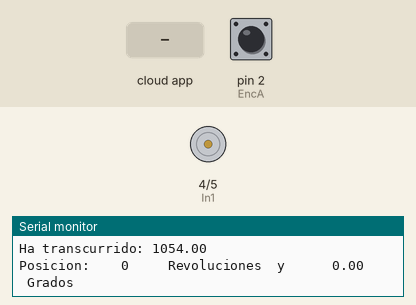
The sketch below on a simulated Arduino Uno, built with avr-gcc and run on an emulated ATmega328P. On the bench: motor-driver pin pairs drawn as motors (green arrow = first pin HIGH = forward, orange = second pin HIGH = backward, longer = more drive, scaled by the enable pin), the last lines printed to the serial monitor. The test bench sets the inputs (shaded band); at power-on: pin 2 (EncA) HIGH. The ROS host is connected and sends only what is stated.

Above: at 1.2 s.
1.3 s: the phone or cloud app sets cmd_pwm to -100
At 1.8 s:
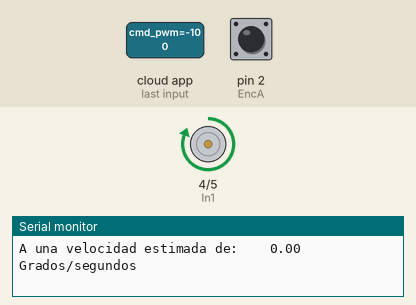
2.8 s: the phone or cloud app sets cmd_pwm to 0
At 3.6 s:
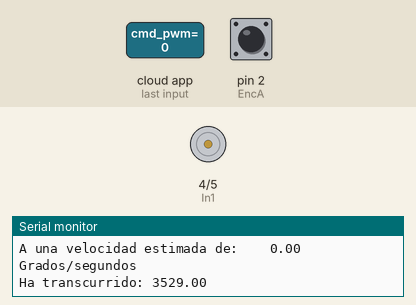
4.3 s: the phone or cloud app sets cmd_pwm to 100
At 4.9 s:
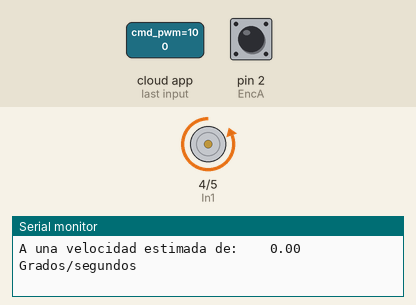
Timing chart, 0 to 7.3 s (numbered marks = the images above; inputs shaded):
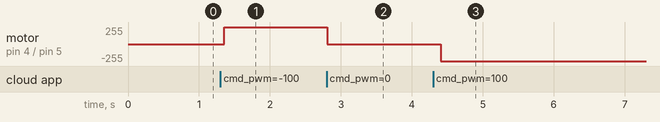

Measured:
- after the input at 1.3 s, motor on pin 4 (In1) / pin 5 (In2): stopped → forward 255/255 after 0.06 s
- after the input at 2.8 s, motor on pin 4 (In1) / pin 5 (In2): forward 255/255 → stopped at once
- after the input at 4.3 s, motor on pin 4 (In1) / pin 5 (In2): stopped → backward 255/255 after 0.11 s

The sketch:

retofinal.ino
```cpp
#include <ros.h>
#include <std_msgs/Float32.h>
#include <digitalWriteFast.h>
#include <SoftwareSerial.h>
float tiempo1 = 0;
float tiempo2 = 0;
float tiempoSegundos = 0;

const int variador = A0;  // Analog input pin that the potentiometer is attached to
const int EncA = 2;       // Entrada enconder A
const int EncB = 3;       // Entrada encoder B
const int In1 = 4;        //  Enable Puente H 1
const int In2 = 5;        //  Enable Puente H 2
const int EnA = 9;       //  PWM
int ciclo = 0;            // value output to the PWM (analog out)
int Vcc = 12;
int pot;
char opcion;
float conversion, posicion, posactual = 0, posanterior = 0, velocidad = 0;
float resolucion = 0.962;  //Definir resolución del encoderpulsos
int pulsos = 374;      //Número de pulsos a la salida del motorreductor
long contador = 0, contaux = 0, revoluciones;
volatile bool BSet = 0;
volatile bool ASet = 0;
float voltaje,duty;
int pwm = 0;
int pwm2 = 0;

float x;
ros::NodeHandle  nh;

void messageCb( const std_msgs::Float32& msg){

  x=msg.data;
  x=x*100;
  Serial.println(x);


  // change the analog out value:
  if(x >= 0 ){
  voltaje = x * (Vcc/1023.0);
  pwm = map(x, 0, 100, 0, 255);
  //Serial.println(pwm);
  analogWrite(EnA,pwm);
  digitalWrite(In1, LOW);
  digitalWrite(In2, HIGH);

  }
  else{
  voltaje = x * (Vcc/1023.0);
  pwm = map(x, -1,-100, 0,255);
  analogWrite(EnA,pwm);
  digitalWrite(In1, HIGH);
  digitalWrite(In2, LOW);
  //pwm=(pwm-1000);
  //Serial.println(pwm2);
  }


}
std_msgs::Float32 test;
ros::Subscriber<std_msgs::Float32> sub("cmd_pwm", messageCb );
ros::Publisher p("my_topic", &test);

void setup ()
{
  Serial.begin(9600);
  nh.initNode();
  nh.subscribe(sub);
  nh.advertise(p);
  pinMode(variador, INPUT);     //Pin declarado como entrada para leer el potenciómetro
  pinMode(EnA, OUTPUT);         //Salida de PWM
  pinMode(In1, OUTPUT);         //Pin declarado como salida para el motor
  pinMode(In2, OUTPUT);         //Pin declarado como salida para el motor
  pinMode(EncA, INPUT_PULLUP);          //Pin declarado como entrada, señal A del encoder de cuadratura
  pinMode(EncB, INPUT_PULLUP);          //Pin declarado como entrada, señal B del encoder de cuadratura
  attachInterrupt(0, Encoder, CHANGE);  //Leer señal A del encoder por interrupción, y asignar a Encoder
  tiempo1=millis();
}

void loop()
{
  tiempo2=millis();
  nh.spinOnce();
  if(tiempo2 > (tiempo1+1.5)){
    tiempo1 = millis();
    muestreo();

    tiempoSegundos = tiempo2;
    Serial.print("Ha transcurrido: ");
    Serial.println(tiempoSegundos);
    tiempo2=0;
    test.data = velocidad;
    p.publish( &test );
  }


  Serial.print ("Posicion:    ");
  Serial.print (revoluciones);
  Serial.print ("     Revoluciones  y      " );
  Serial.print (posicion);
  Serial.println ("    Grados" );
  Serial.print ("A una velocidad estimada de:    ");
  Serial.print (velocidad);
  Serial.println ("  Grados/segundos");
  Serial.println("");


}

//Función giro derecha del motor


//Función para realizar la lectura de las señales del encoder de cuadratura y
//definir el sentido de giro del motor
void Encoder()
{
  BSet = digitalReadFast(EncB);
  ASet = digitalReadFast(EncA);
  //Si ambas señales leidas son iguales, el motor gira en sentido antihorario
  //y se incrementa un contador para saber el número de lecturas
  if (BSet == ASet)
  {
    contador++;
    contaux++;
    posicion = contador * resolucion; //Convertir a grados
    posactual = contaux * resolucion;

    if (contador >= pulsos) //Contar por revoluciones
    {
      revoluciones++;
      contador = 0;
    }
  }
  //Si ambas señales leídas son distintas, el motor gira en sentido horario
  //y se decrementa un contador para saber el número de lecturas
  else
  {
    contador--;
    contaux--;
    posicion = contador * resolucion;
    posactual = contaux * resolucion; //Convertir a grados
    if (contador <= -pulsos) //Contar por revoluciones
    {
      revoluciones--;
      contador = 0;
    }
  }
}
//Función para estimar la velocidad por método de Euler
void muestreo()
{
  //Método de Euler para la estimación de la velocidad
  velocidad = ((posactual - posanterior) / 0.010); //Tiempo de muestreo = 0.015 segundos
  //Se pregunta por la velocidad, cuando hay una inversion de giro, para hacerla positiva
  if (velocidad < 0)
    velocidad = abs(velocidad);
    if(velocidad> 1000){
    velocidad= 1000;
    }
  //Actualizar la lectura de la posición anterior
  posanterior = posactual;

  if (x<0){
    velocidad=-velocidad;
    if(velocidad<-1000){
    velocidad=-1000;
    }
  }

  velocidad=velocidad/1000;


}
```
